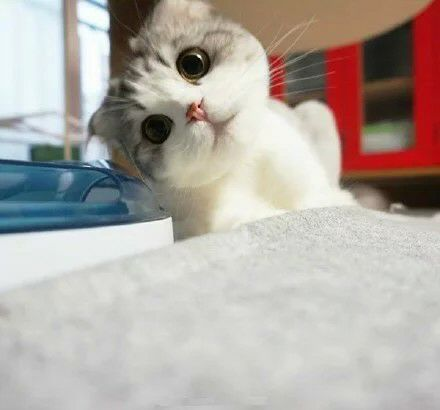
#> input picture 工程文件夹，方便我在不同电脑上直接用工程/ch/cat.jpg, 440 x 410 px
$ python ch07-1.py
#> lines starting #> are read from the running program, lines starting #| are printed output that depends on the picture; after the words box and inside, x2 and y2 are one past the last pixel; in counts of white or black regions, pixels touching at a corner belong together
# 阈值分割法的特点是:适用于目标与背景灰度有较强对比的情况，重要的是背景或物体的灰度比较单一，而且总可以得到封闭且连通区域的边界。

# 简单阈值分割
# 选取一个全局阈值，然后就把整幅图像分成非黑即白的二值图像。
#
# 函数为cv2.threshold( )
#
# 这个函数有四个参数，第一个是原图像矩阵，第二个是进行分类的阈值，第三个是高于（低于）阈值时赋予的新值，第四个是一个方法选择参数
# 常用的有
# cv2.THRESH_BINARY（黑白二值）
# cv2.THRESH_BINARY_INV（黑白二值翻转）
# cv2.THRESH_TRUNC（得到额图像为多像素值）
# cv2.THRESH_TOZERO（当像素高于阈值时像素设置为自己提供的像素值，低于阈值时不作处理）
# cv2.THRESH_TOZERO_INV（当像素低于阈值时设置为自己提供的像素值，高于阈值时不作处理）
import cv2

img = cv2.imread('cat.jpg', 0)
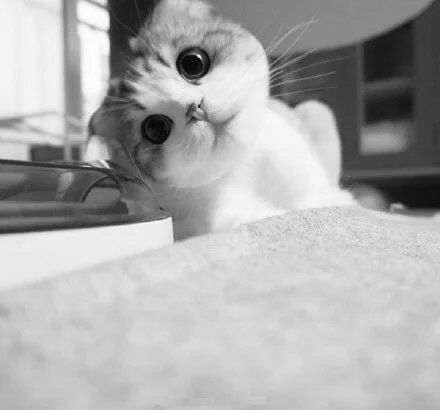
#> img: shape (410, 440); min 0, max 255, mean 171.9
ret, thresh1 = cv2.threshold(img, 127, 255, cv2.THRESH_BINARY)  # binary （黑白二值）
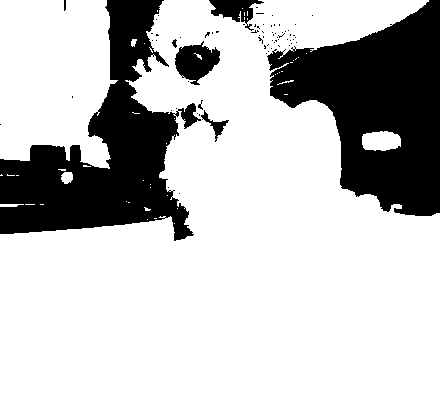
#> thresh1: shape (410, 440); 75.7% white; 71 black regions (63 under 20 px), largest, box (x1, y1, x2, y2) and area: (267, 0, 440, 216) 21272, (0, 0, 201, 241) 20228, (175, 41, 220, 85) 1203
ret, thresh2 = cv2.threshold(img, 127, 255, cv2.THRESH_BINARY_INV)  # （黑白二值反转）
ret, thresh3 = cv2.threshold(img, 127, 255, cv2.THRESH_TRUNC)  # 得到的图像为多像素值
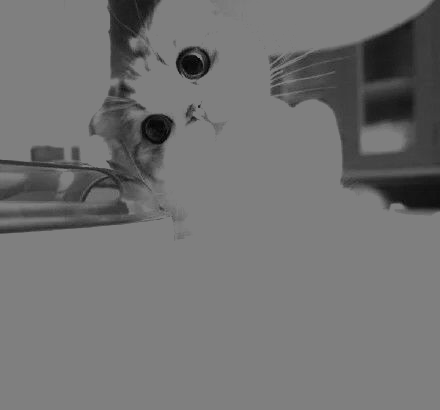
#> thresh3: shape (410, 440); min 0, max 127, mean 113.8
ret, thresh4 = cv2.threshold(img, 127, 255, cv2.THRESH_TOZERO)  # 高于阈值时像素设置为255，低于阈值时不作处理
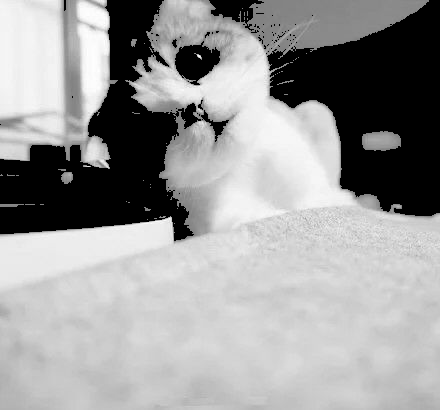
#> thresh4: shape (410, 440); min 0, max 255, mean 154.2
ret, thresh5 = cv2.threshold(img, 127, 255, cv2.THRESH_TOZERO_INV)  # 低于阈值时设置为255，高于阈值时不作处理
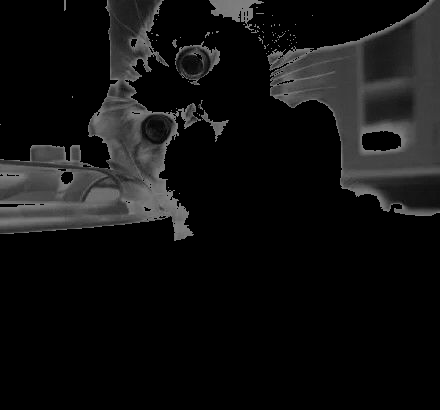
#> thresh5: shape (410, 440); min 0, max 127, mean 17.7

print(ret)

cv2.imshow('thresh1', thresh1)
cv2.imshow('thresh2', thresh2)
cv2.imshow('thresh3', thresh3)
cv2.imshow('thresh4', thresh4)
cv2.imshow('thresh5', thresh5)
cv2.imshow('grey-map', img)
cv2.waitKey(0)
cv2.destroyAllWindows()
